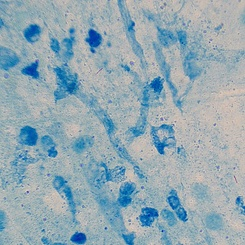
#> input picture ml (phlegm)/Raw_Sputum_Microscopy_Dataset/images/train/sputum_train_0016.jpg, 245 x 245 px, shrunk from 640 x 640 before the run
$ python generate_figure_5_3.py
#> lines starting #> are read from the running program, lines starting #| are printed output that depends on the picture
"""Generate Figure 5.3 — Sputum Dataset Annotation and AFB Load Grading Workflow."""
from __future__ import annotations

import sys
from pathlib import Path

import matplotlib.pyplot as plt
import matplotlib.patches as mpatches
from matplotlib.patches import FancyArrowPatch, FancyBboxPatch
import numpy as np
from PIL import Image, ImageDraw

ROOT = Path(__file__).resolve().parents[1]
DATASET = ROOT / "ml (phlegm)" / "Raw_Sputum_Microscopy_Dataset"
FIG_DIR = ROOT / "docs" / "figures"

LOAD_BINS: list[tuple[str, int, int | None, str]] = [
    ("none", 0, 0, "#4CAF50"),
    ("low", 1, 4, "#FFC107"),
    ("moderate", 5, 14, "#FF9800"),
    ("high", 15, None, "#F44336"),
]


def afb_load_label(count: int) -> str:
#> called with count = 0
    for name, lo, hi, _ in LOAD_BINS:
        if count >= lo and (hi is None or count <= hi):
            return name
    return "high"


def count_boxes(label_path: Path) -> int:
    if not label_path.exists():
        return 0
    n = 0
    with label_path.open("r", encoding="utf-8", errors="ignore") as fh:
        for line in fh:
            parts = line.strip().split()
            if len(parts) >= 5:
                try:
                    float(parts[1])
                    n += 1
                except ValueError:
                    continue
    return n


def parse_yolo_boxes(label_path: Path) -> list[tuple[float, float, float, float]]:
    boxes: list[tuple[float, float, float, float]] = []
    if not label_path.exists():
        return boxes
    with label_path.open("r", encoding="utf-8", errors="ignore") as fh:
        for line in fh:
            parts = line.strip().split()
            if len(parts) < 5:
                continue
            try:
                _, xc, yc, w, h = parts[:5]
                boxes.append((float(xc), float(yc), float(w), float(h)))
            except ValueError:
                continue
    return boxes


def draw_annotated_image(img_path: Path, label_path: Path) -> np.ndarray:
    img = Image.open(img_path).convert("RGB")
    w, h = img.size
    draw = ImageDraw.Draw(img)
    for xc, yc, bw, bh in parse_yolo_boxes(label_path):
        x1 = (xc - bw / 2) * w
        y1 = (yc - bh / 2) * h
        x2 = (xc + bw / 2) * w
        y2 = (yc + bh / 2) * h
        draw.rectangle([x1, y1, x2, y2], outline="#E53935", width=max(2, int(min(w, h) * 0.004)))
    return np.asarray(img)


def find_examples_by_grade(split: str = "train") -> dict[str, tuple[Path, Path, int]]:
    images_dir = DATASET / "images" / split
    labels_dir = DATASET / "labels" / split
    by_grade: dict[str, list[tuple[Path, Path, int]]] = {g[0]: [] for g in LOAD_BINS}

    for img in sorted(images_dir.iterdir()):
        if img.suffix.lower() not in {".jpg", ".jpeg", ".png", ".bmp", ".tif", ".tiff"}:
            continue
        lbl = labels_dir / f"{img.stem}.txt"
        count = count_boxes(lbl)
        grade = afb_load_label(count)
        by_grade[grade].append((img, lbl, count))

    chosen: dict[str, tuple[Path, Path, int]] = {}
    for grade, items in by_grade.items():
        if not items:
            continue
        # Prefer visually informative counts (not edge cases when possible)
        items.sort(key=lambda t: t[2])
        mid = items[len(items) // 2]
        chosen[grade] = mid
    return chosen


def save_annotated_panel(out_path: Path, img_path: Path, label_path: Path, count: int) -> None:
    grade = afb_load_label(count)
    color = next(c for n, _, _, c in LOAD_BINS if n == grade)
    arr = draw_annotated_image(img_path, label_path)

    fig, axes = plt.subplots(1, 2, figsize=(10, 4.2))
    raw = np.asarray(Image.open(img_path).convert("RGB"))
    axes[0].imshow(raw)
    axes[0].set_title("Raw sputum smear image", fontsize=11, fontweight="bold")
    axes[0].axis("off")

    axes[1].imshow(arr)
    axes[1].set_title(f"AFB bounding boxes ({count} bacilli → {grade})", fontsize=11, fontweight="bold")
    axes[1].axis("off")

    fig.suptitle(f"Sample: {img_path.name}", fontsize=10, color="#555555", y=1.02)
    fig.patch.set_facecolor("white")
    plt.tight_layout()
    out_path.parent.mkdir(parents=True, exist_ok=True)
    fig.savefig(out_path, dpi=180, bbox_inches="tight", facecolor="white")
    plt.close(fig)


def _box(ax, x, y, w, h, text, fc="#E3F2FD", ec="#1565C0", fontsize=9):
    patch = FancyBboxPatch(
        (x, y),
        w,
        h,
        boxstyle="round,pad=0.02,rounding_size=0.02",
        linewidth=1.5,
        edgecolor=ec,
        facecolor=fc,
    )
    ax.add_patch(patch)
    ax.text(x + w / 2, y + h / 2, text, ha="center", va="center", fontsize=fontsize, wrap=True)


def _arrow(ax, x1, y1, x2, y2):
    ax.add_patch(
        FancyArrowPatch(
            (x1, y1),
            (x2, y2),
            arrowstyle="-|>",
            mutation_scale=12,
            linewidth=1.4,
            color="#37474F",
        )
    )


def save_workflow_figure(
    out_path: Path,
    highlight: tuple[Path, Path, int] | None,
) -> None:
    fig = plt.figure(figsize=(14, 9))
    fig.patch.set_facecolor("white")

    # --- Top: annotation example ---
    if highlight:
        img_path, label_path, count = highlight
        grade = afb_load_label(count)
        raw = np.asarray(Image.open(img_path).convert("RGB"))
#> raw is the input picture: shape (245, 245, 3); mean R, G, B 147.4, 168.8, 178.9
        ann = draw_annotated_image(img_path, label_path)

        ax_raw = fig.add_axes([0.04, 0.58, 0.28, 0.36])
        ax_ann = fig.add_axes([0.36, 0.58, 0.28, 0.36])
        ax_raw.imshow(raw)
        ax_raw.set_title("(a) Raw microscopy image", fontsize=11, fontweight="bold", pad=8)
        ax_raw.axis("off")
        ax_ann.imshow(ann)
        ax_ann.set_title(
            f"(b) YOLO annotation — {count} AFB box(es)",
            fontsize=11,
            fontweight="bold",
            pad=8,
        )
        ax_ann.axis("off")

        legend = mpatches.Patch(facecolor="none", edgecolor="#E53935", linewidth=2, label="AFB (class 0)")
        ax_ann.legend(handles=[legend], loc="lower right", fontsize=8, framealpha=0.9)

        ax_note = fig.add_axes([0.66, 0.58, 0.30, 0.36])
        ax_note.axis("off")
        ax_note.set_xlim(0, 1)
        ax_note.set_ylim(0, 1)
        ax_note.text(
            0.5,
            0.92,
            "(c) AFB load grading",
            ha="center",
            fontsize=11,
            fontweight="bold",
        )
        y = 0.78
        for name, lo, hi, color in LOAD_BINS:
            if hi is None:
                count_txt = f"{lo}+"
            elif lo == hi:
                count_txt = str(lo)
            else:
                count_txt = f"{lo}–{hi}"
            marker = " ◀" if name == grade else ""
            ax_note.add_patch(
                mpatches.FancyBboxPatch(
                    (0.05, y - 0.06),
                    0.12,
                    0.10,
                    boxstyle="round,pad=0.01",
                    facecolor=color,
                    edgecolor="#333333",
                    linewidth=0.8,
                    alpha=0.85,
                )
            )
            ax_note.text(
                0.22,
                y - 0.01,
                f"{name.capitalize():9s}  {count_txt} AFB{marker}",
                fontsize=10,
                va="center",
                fontweight="bold" if name == grade else "normal",
            )
            y -= 0.18
        ax_note.text(
            0.5,
            0.08,
            f"This sample: {count} AFB → \"{grade}\"",
            ha="center",
            fontsize=10,
            style="italic",
            color="#1565C0",
        )

    # --- Bottom: workflow flowchart ---
    ax_flow = fig.add_axes([0.04, 0.06, 0.92, 0.44])
    ax_flow.set_xlim(0, 1)
    ax_flow.set_ylim(0, 1)
    ax_flow.axis("off")
    ax_flow.text(0.5, 0.96, "(d) Dataset preparation workflow", ha="center", fontsize=11, fontweight="bold")

    bw, bh = 0.17, 0.18
    y = 0.38
    xs = [0.02, 0.22, 0.42, 0.62, 0.82]
    labels = [
        "Collect sputum\nsmear images",
        "Annotate each\nvisible AFB\n(YOLO bbox)",
        "Count AFB\nboxes\nper image",
        "Assign load\ngrade\n(none–high)",
        "Split train /\nval / test\n→ CNN train",
    ]
    colors = ["#E8F5E9", "#FFF3E0", "#FFF8E1", "#FFE0B2", "#E1F5FE"]
    edges = ["#2E7D32", "#EF6C00", "#F9A825", "#E65100", "#0277BD"]

    for i, (x, lab, fc, ec) in enumerate(zip(xs, labels, colors, edges)):
        _box(ax_flow, x, y, bw, bh, lab, fc=fc, ec=ec, fontsize=8.5)
        if i < len(xs) - 1:
            _arrow(ax_flow, x + bw + 0.005, y + bh / 2, xs[i + 1] - 0.005, y + bh / 2)

    ax_flow.text(
        0.5,
        0.08,
        "Format: class_id  x_center  y_center  width  height  (normalized 0–1)  ·  Class 0 = AFB",
        ha="center",
        fontsize=9,
        color="#455A64",
    )

    fig.suptitle(
        "Figure 5.3. Sputum Dataset Annotation and AFB Load Grading Workflow",
        fontsize=13,
        fontweight="bold",
        y=0.98,
    )

    out_path.parent.mkdir(parents=True, exist_ok=True)
    fig.savefig(out_path, dpi=200, bbox_inches="tight", facecolor="white")
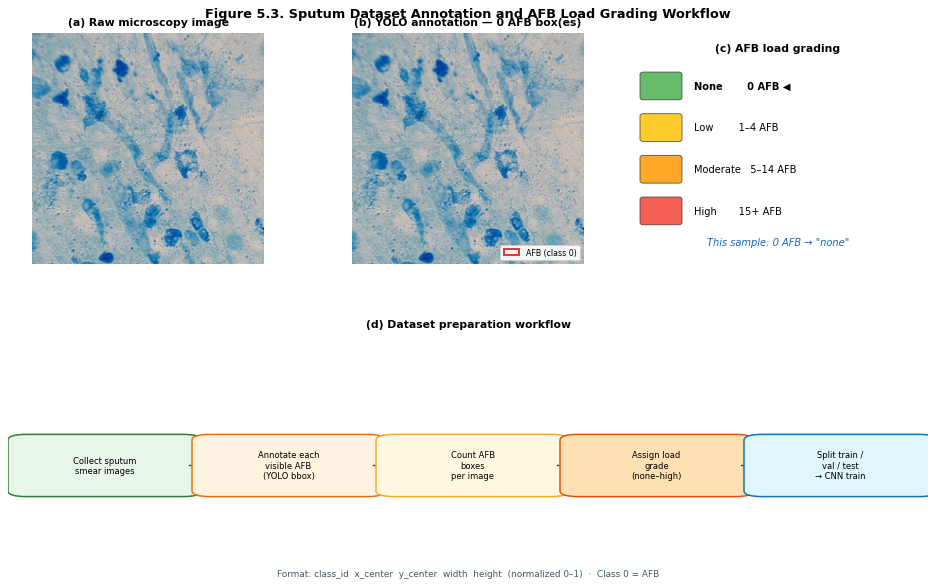
#> figure drawn by matplotlib, 4 panels
    plt.close(fig)


def save_load_grade_montage(out_path: Path, examples: dict[str, tuple[Path, Path, int]]) -> None:
    grades = [g[0] for g in LOAD_BINS if g[0] in examples]
    if not grades:
        return

    fig, axes = plt.subplots(1, len(grades), figsize=(3.2 * len(grades), 3.4))
    if len(grades) == 1:
        axes = [axes]

    for ax, grade in zip(axes, grades):
        img_path, label_path, count = examples[grade]
        color = next(c for n, _, _, c in LOAD_BINS if n == grade)
        ann = draw_annotated_image(img_path, label_path)
        ax.imshow(ann)
        ax.set_title(f"{grade.capitalize()}\n({count} AFB)", fontsize=10, fontweight="bold", color=color)
        ax.axis("off")

    fig.suptitle("AFB Load Grade Examples (annotated)", fontsize=11, fontweight="bold")
    fig.patch.set_facecolor("white")
    plt.tight_layout()
    out_path.parent.mkdir(parents=True, exist_ok=True)
    fig.savefig(out_path, dpi=180, bbox_inches="tight", facecolor="white")
    plt.close(fig)


def main() -> int:
    if not DATASET.is_dir():
        print(f"Dataset not found: {DATASET}", file=sys.stderr)
        return 1

    examples = find_examples_by_grade("train")
    if not examples:
        print("No annotated images found.", file=sys.stderr)
        return 1

    # Prefer sputum_train_0005 if present (16 AFB → high)
    preferred = DATASET / "images" / "train" / "sputum_train_0005.jpg"
    preferred_lbl = DATASET / "labels" / "train" / "sputum_train_0005.txt"
    if preferred.is_file():
        count = count_boxes(preferred_lbl)
        highlight: tuple[Path, Path, int] = (preferred, preferred_lbl, count)
    else:
        highlight = examples.get("high") or examples.get("moderate") or next(iter(examples.values()))

    main_out = FIG_DIR / "figure_5_3_sputum_annotation_workflow.png"
    panel_out = FIG_DIR / "sputum_annotated_sample.png"
    montage_out = FIG_DIR / "sputum_load_grade_examples.png"

    save_workflow_figure(main_out, highlight)
    save_annotated_panel(panel_out, *highlight)
#> in save_annotated_panel, `fig.savefig(out_path, dpi=180, bbox_inches="tight", facecolor="white")`:
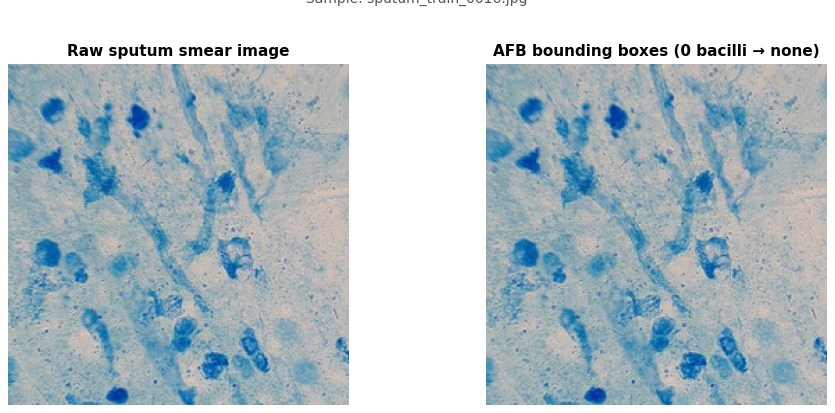
#> figure drawn by matplotlib, 2 panels
    save_load_grade_montage(montage_out, examples)

    print("Generated:")
    print(f"  {main_out}")
    print(f"  {panel_out}")
    print(f"  {montage_out}")
    print("\nLoad-grade examples used:")
    for grade, (img, _, count) in sorted(examples.items()):
        print(f"  {grade:10s}  {count:3d} AFB  {img.name}")
    return 0


if __name__ == "__main__":
    raise SystemExit(main())
#> (the program exits here)

$ run again, on ml (phlegm)/Raw_Sputum_Microscopy_Dataset/images/train/sputum_train_0039.jpg
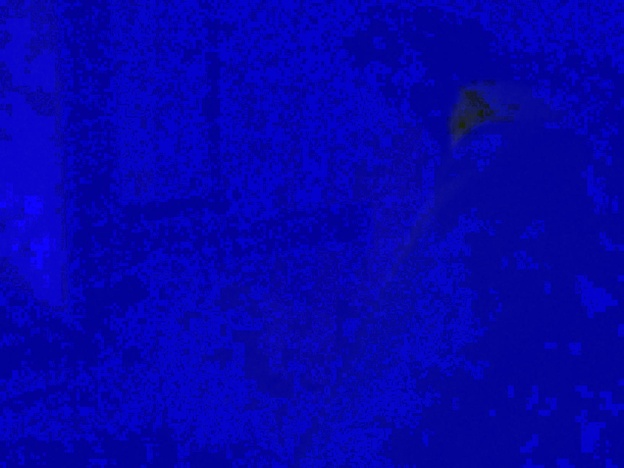
#> input picture ml (phlegm)/Raw_Sputum_Microscopy_Dataset/images/train/sputum_train_0039.jpg, 624 x 468 px, shrunk from 1632 x 1224 before the run
#> in save_workflow_figure, raw is the input picture: shape (468, 624, 3); mean R, G, B 5.6, 3.7, 172.1
#> in save_workflow_figure, `fig.savefig(out_path, dpi=200, bbox_inches="tight", facecolor="white")`:
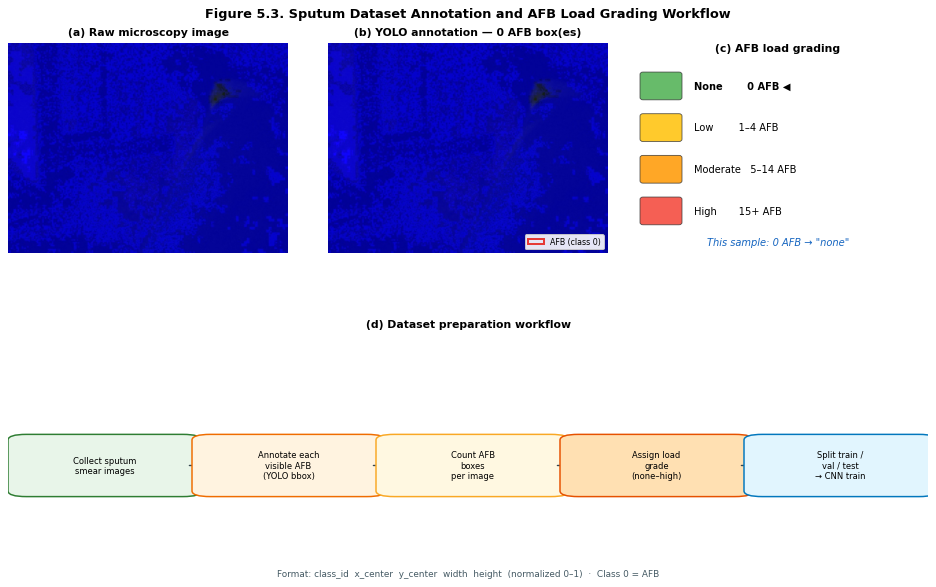
#> figure drawn by matplotlib, 4 panels
#> in save_annotated_panel, `fig.savefig(out_path, dpi=180, bbox_inches="tight", facecolor="white")`:
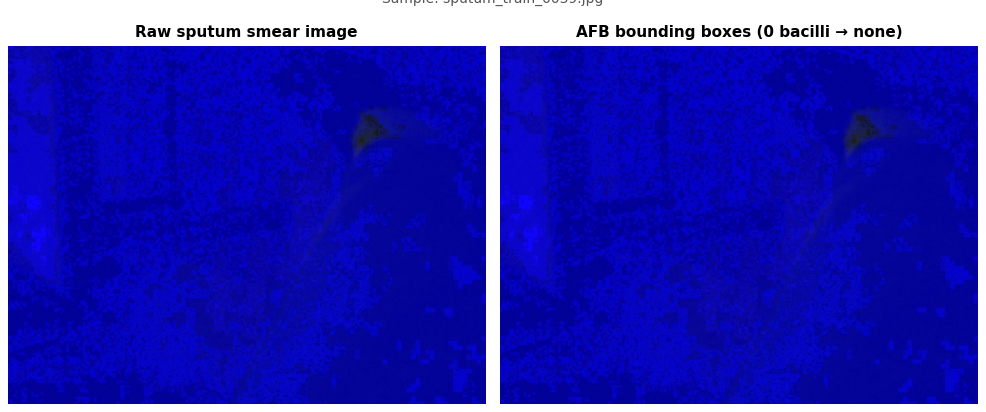
#> figure drawn by matplotlib, 2 panels

$ run again, on ml (phlegm)/Raw_Sputum_Microscopy_Dataset/images/train/sputum_train_0079.jpg
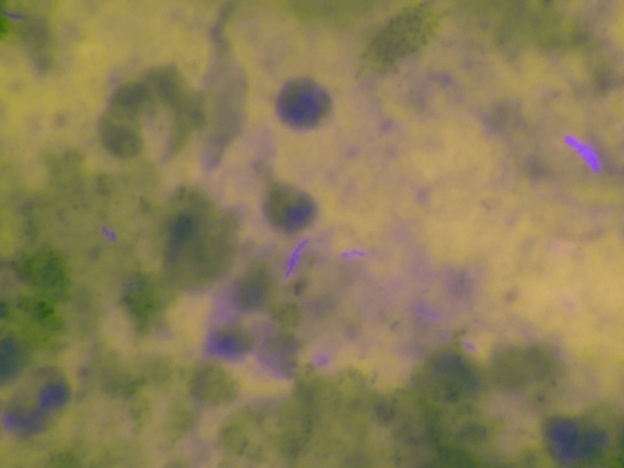
#> input picture ml (phlegm)/Raw_Sputum_Microscopy_Dataset/images/train/sputum_train_0079.jpg, 624 x 468 px, shrunk from 1632 x 1224 before the run
#> in save_workflow_figure, raw is the input picture: shape (468, 624, 3); mean R, G, B 138.1, 125.5, 86.6
#> in save_workflow_figure, `fig.savefig(out_path, dpi=200, bbox_inches="tight", facecolor="white")`:
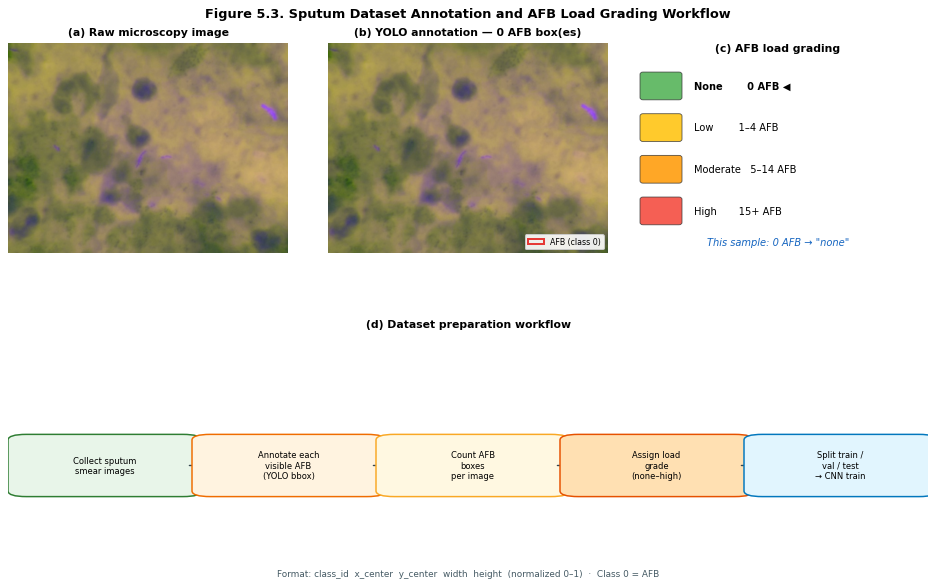
#> figure drawn by matplotlib, 4 panels
#> in save_annotated_panel, `fig.savefig(out_path, dpi=180, bbox_inches="tight", facecolor="white")`:
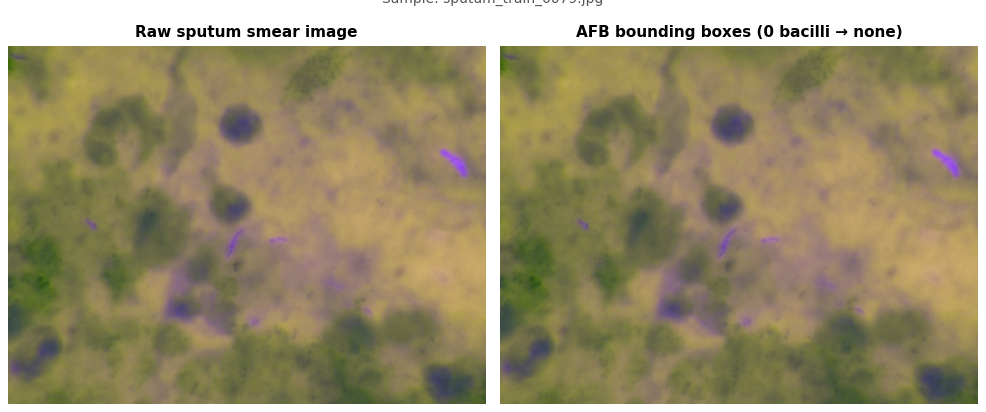
#> figure drawn by matplotlib, 2 panels
